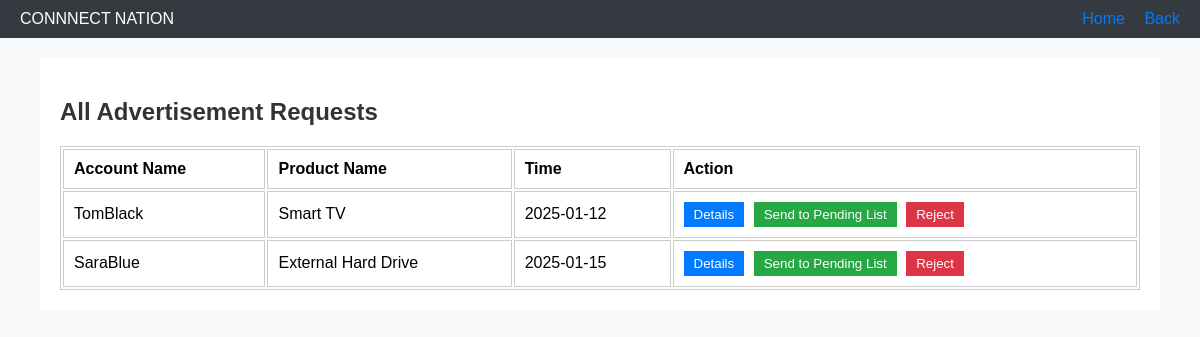
The app's page /View/AdvertisementRequestList.php (signed in) with its own data.
### tables this page shows
CREATE TABLE `adlist` (
  `adid` varchar(5) NOT NULL,
  `accountname` varchar(50) NOT NULL,
  `productname` varchar(50) NOT NULL,
  `Date` date NOT NULL,
  `image` varchar(1000) NOT NULL,
  `status` varchar(10) NOT NULL,
  `payment` varchar(50) NOT NULL
);

### Model/AdvertisementListModel.php (called while the page is built, shortened)
<?php
    function getConnection(){
        $con = mysqli_connect('127.0.0.1', 'root', '', 'connectnation');
        return $con;
    }
    function getAllAdvertisement(){
        $con = getConnection();
        $sql = "select * from adlist";
        $result = mysqli_query($con, $sql);
        if ($result && mysqli_num_rows($result) > 0) {
            while ($row = mysqli_fetch_assoc($result)) {
                $Advertisements[] = $row;
            }
        }
        return $Advertisements;
    }
?>

### View/AdvertisementRequestList.php (the view, shortened to what this page needs)
<?php
include('../Model/AdvertisementListModel.php');
if (isset($_SESSION["username"])) {
?>
<html>
<head>
</head>
<body>
    <header>
        <div>CONNNECT NATION</div>
        <div>
            <a href="AdminHomepage.php">Home</a>
            <a href="AdvertisementManage.php">Back</a>
        </div>
    </header>
    <main>
        <h2>All Advertisement Requests</h2>
        <table>
            <thead>
                <tr>
                    <th>Account Name</th>
                    <th>Product Name</th>
                    <th>Time</th>
                    <th>Action</th>
                </tr>
            </thead>
            <tbody>
            <?php
                $advertisements = getAllAdvertisement();
                if($advertisements){
                foreach($advertisements as $advertisement){
                    if($advertisement['status'] == 'Request'){
                    ?>
                <tr>
                <td><?php echo ($advertisement['accountname']); ?> </td>
                <td><?php echo ($advertisement['productname']); ?> </td>
                <td><?php echo ($advertisement['Date']); ?> </td>
                    <td class="action-buttons">
                    <button class="details" onclick="window.location.href='AdvertisementRequestDetails.php?id=<?php echo ($advertisement['adid']); ?>'">Details</button>
                        <button class="send-to-pending" onclick="window.location.href='../Controller/AdvertisementButton/Deactive.php?id=<?php echo ($advertisement['adid']); ?>'">Send to Pending List</button>
                        <button class="reject" onclick="window.location.href='../Controller/AdvertisementButton/Cancle.php?id=<?php echo ($advertisement['adid']); ?>'">Reject</button>
                    </td>
                </tr>
                <?php }} ?>
            </tbody>
        </table>
    </main>
</body>
</html>
<?php
}
else{
    echo "Table is empty or Database conncetion failed";
}
}
else {
    echo"Please Login First";
    header('location: ../view/login.html');
    exit();
}
?>

### View/AdvertisementRequestList.php (style rules this page uses)
body { background-color: #f8f9fa; font-family: Arial, sans-serif; margin: 0; padding: 0; }
header { padding: 10px 20px; background: #343a40; color: #fff; display: flex; justify-content: space-between; align-items: center; }
header a { color: #007bff; text-decoration: none; margin-left: 15px; }
main { margin: 20px auto; width: 90%; max-width: 1200px; background: #fff; padding: 20px; }
h2 { color: #333; margin-bottom: 20px; }
table { width: 100%; margin-top: 20px; }
table, th, td { border: 1px solid #ccc; }
th, td { padding: 10px; text-align: left; }
.action-buttons button { padding: 5px 10px; border: none; color: white; margin-right: 5px; }
.action-buttons button.details { background-color: #007bff; }
.action-buttons button.send-to-pending { background-color: #28a745; }
.action-buttons button.reject { background-color: #dc3545; }

### records on screen
adlist: accountname "TomBlack", productname "Smart TV", Date "2025-01-12"
adlist: accountname "SaraBlue", productname "External Hard Drive", Date "2025-01-15"
